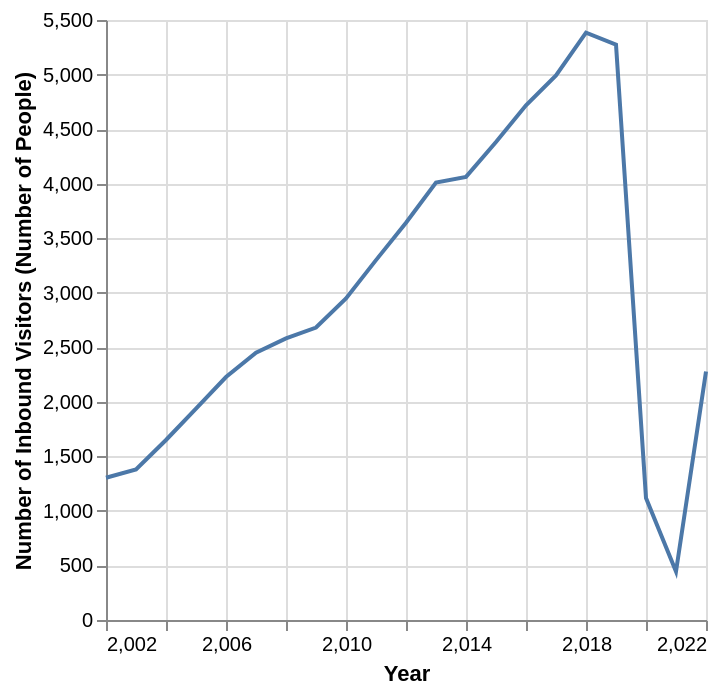

This figure's notebook cell:
### Code cell
visitors_country = (
    (tourism["indicator_code"] == "INBD_TRIP_TOTL_TOTL_VSTR") &
    (tourism["reporter_area_label"] == "Peru")
)

def visitors_country_chart(df):
    chart = alt.Chart(df).mark_line().encode(
        alt.X("year:Q").title("Year"),
        alt.Y("value").title("Number of Inbound Visitors (Number of People)")
    )

    return chart

# Render chart
visitors_country_chart(tourism[visitors_country])

### Figure 1 — Vega-Lite specification as saved in the notebook (floating-point values rounded to 4 significant figures)
{"config": {"view": {"continuousWidth": 300, "continuousHeight": 300}}, "data": {"name": "data-6e3cbeb9f2d75708e4b8a017555a542b"}, "mark": {"type": "line"}, "encoding": {"x": {"field": "year", "title": "Year", "type": "quantitative"}, "y": {"field": "value", "title": "Number of Inbound Visitors (Number of People)", "type": "quantitative"}}, "$schema": "https://vega.github.io/schema/vega-lite/v6.4.1.json", "datasets": {"data-6e3cbeb9f2d75708e4b8a017555a542b": [{"indicator_code": "INBD_TRIP_TOTL_TOTL_VSTR", "indicator_label": "inbound - trips - total - total - visitors", "reporter_area_code": 604, "reporter_area_label": "Peru", "year": 2002, "value": 1304.0, "unit": "thousand trips", "source": null, "notes": null, "flag": NaN, "flag_label": NaN, "indicator_previous_code": "CP_1_1", "partner_area_code": 999.0, "partner_area_label": "World", "region": "Americas"}, {"indicator_code": "INBD_TRIP_TOTL_TOTL_VSTR", "indicator_label": "inbound - trips - total - total - visitors", "reporter_area_code": 604, "reporter_area_label": "Peru", "year": 2003, "value": 1380.0, "unit": "thousand trips", "source": null, "notes": null, "flag": NaN, "flag_label": NaN, "indicator_previous_code": "CP_1_1", "partner_area_code": 999.0, "partner_area_label": "World", "region": "Americas"}, {"indicator_code": "INBD_TRIP_TOTL_TOTL_VSTR", "indicator_label": "inbound - trips - total - total - visitors", "reporter_area_code": 604, "reporter_area_label": "Peru", "year": 2004, "value": 1650.0, "unit": "thousand trips", "source": null, "notes": null, "flag": NaN, "flag_label": NaN, "indicator_previous_code": "CP_1_1", "partner_area_code": 999.0, "partner_area_label": "World", "region": "Americas"}, {"indicator_code": "INBD_TRIP_TOTL_TOTL_VSTR", "indicator_label": "inbound - trips - total - total - visitors", "reporter_area_code": 604, "reporter_area_label": "Peru", "year": 2005, "value": 1938.0, "unit": "thousand trips", "source": null, "notes": null, "flag": NaN, "flag_label": NaN, "indicator_previous_code": "CP_1_1", "partner_area_code": 999.0, "partner_area_label": "World", "region": "Americas"}, {"indicator_code": "INBD_TRIP_TOTL_TOTL_VSTR", "indicator_label": "inbound - trips - total - total - visitors", "reporter_area_code": 604, "reporter_area_label": "Peru", "year": 2006, "value": 2227.0, "unit": "thousand trips", "source": null, "notes": null, "flag": NaN, "flag_label": NaN, "indicator_previous_code": "CP_1_1", "partner_area_code": 999.0, "partner_area_label": "World", "region": "Americas"}, {"indicator_code": "INBD_TRIP_TOTL_TOTL_VSTR", "indicator_label": "inbound - trips - total - total - visitors", "reporter_area_code": 604, "reporter_area_label": "Peru", "year": 2007, "value": 2451.0, "unit": "thousand trips", "source": null, "notes": null, "flag": NaN, "flag_label": NaN, "indicator_previous_code": "CP_1_1", "partner_area_code": 999.0, "partner_area_label": "World", "region": "Americas"}, {"indicator_code": "INBD_TRIP_TOTL_TOTL_VSTR", "indicator_label": "inbound - trips - total - total - visitors", "reporter_area_code": 604, "reporter_area_label": "Peru", "year": 2008, "value": 2581.0, "unit": "thousand trips", "source": null, "notes": null, "flag": NaN, "flag_label": NaN, "indicator_previous_code": "CP_1_1", "partner_area_code": 999.0, "partner_area_label": "World", "region": "Americas"}, {"indicator_code": "INBD_TRIP_TOTL_TOTL_VSTR", "indicator_label": "inbound - trips - total - total - visitors", "reporter_area_code": 604, "reporter_area_label": "Peru", "year": 2009, "value": 2681.0, "unit": "thousand trips", "source": null, "notes": null, "flag": NaN, "flag_label": NaN, "indicator_previous_code": "CP_1_1", "partner_area_code": 999.0, "partner_area_label": "World", "region": "Americas"}, {"indicator_code": "INBD_TRIP_TOTL_TOTL_VSTR", "indicator_label": "inbound - trips - total - total - visitors", "reporter_area_code": 604, "reporter_area_label": "Peru", "year": 2010, "value": 2948.0, "unit": "thousand trips", "source": null, "notes": null, "flag": NaN, "flag_label": NaN, "indicator_previous_code": "CP_1_1", "partner_area_code": 999.0, "partner_area_label": "World", "region": "Americas"}, {"indicator_code": "INBD_TRIP_TOTL_TOTL_VSTR", "indicator_label": "inbound - trips - total - total - visitors", "reporter_area_code": 604, "reporter_area_label": "Peru", "year": 2011, "value": 3299.0, "unit": "thousand trips", "source": null, "notes": null, "flag": NaN, "flag_label": NaN, "indicator_previous_code": "CP_1_1", "partner_area_code": 999.0, "partner_area_label": "World", "region": "Americas"}, {"indicator_code": "INBD_TRIP_TOTL_TOTL_VSTR", "indicator_label": "inbound - trips - total - total - visitors", "reporter_area_code": 604, "reporter_area_label": "Peru", "year": 2012, "value": 3642.0, "unit": "thousand trips", "source": null, "notes": null, "flag": NaN, "flag_label": NaN, "indicator_previous_code": "CP_1_1", "partner_area_code": 999.0, "partner_area_label": "World", "region": "Americas"}, {"indicator_code": "INBD_TRIP_TOTL_TOTL_VSTR", "indicator_label": "inbound - trips - total - total - visitors", "reporter_area_code": 604, "reporter_area_label": "Peru", "year": 2013, "value": 4010.0, "unit": "thousand trips", "source": null, "notes": null, "flag": NaN, "flag_label": NaN, "indicator_previous_code": "CP_1_1", "partner_area_code": 999.0, "partner_area_label": "World", "region": "Americas"}, {"indicator_code": "INBD_TRIP_TOTL_TOTL_VSTR", "indicator_label": "inbound - trips - total - total - visitors", "reporter_area_code": 604, "reporter_area_label": "Peru", "year": 2014, "value": 4062.0, "unit": "thousand trips", "source": null, "notes": null, "flag": NaN, "flag_label": NaN, "indicator_previous_code": "CP_1_1", "partner_area_code": 999.0, "partner_area_label": "World", "region": "Americas"}, {"indicator_code": "INBD_TRIP_TOTL_TOTL_VSTR", "indicator_label": "inbound - trips - total - total - visitors", "reporter_area_code": 604, "reporter_area_label": "Peru", "year": 2015, "value": 4381.0, "unit": "thousand trips", "source": null, "notes": null, "flag": NaN, "flag_label": NaN, "indicator_previous_code": "CP_1_1", "partner_area_code": 999.0, "partner_area_label": "World", "region": "Americas"}, {"indicator_code": "INBD_TRIP_TOTL_TOTL_VSTR", "indicator_label": "inbound - trips - total - total - visitors", "reporter_area_code": 604, "reporter_area_label": "Peru", "year": 2016, "value": 4718.0, "unit": "thousand trips", "source": null, "notes": null, "flag": NaN, "flag_label": NaN, "indicator_previous_code": "CP_1_1", "partner_area_code": 999.0, "partner_area_label": "World", "region": "Americas"}, {"indicator_code": "INBD_TRIP_TOTL_TOTL_VSTR", "indicator_label": "inbound - trips - total - total - visitors", "reporter_area_code": 604, "reporter_area_label": "Peru", "year": 2017, "value": 4992.0, "unit": "thousand trips", "source": null, "notes": null, "flag": NaN, "flag_label": NaN, "indicator_previous_code": "CP_1_1", "partner_area_code": 999.0, "partner_area_label": "World", "region": "Americas"}, {"indicator_code": "INBD_TRIP_TOTL_TOTL_VSTR", "indicator_label": "inbound - trips - total - total - visitors", "reporter_area_code": 604, "reporter_area_label": "Peru", "year": 2018, "value": 5384.0, "unit": "thousand trips", "source": null, "notes": null, "flag": NaN, "flag_label": NaN, "indicator_previous_code": "CP_1_1", "partner_area_code": 999.0, "partner_area_label": "World", "region": "Americas"}, {"indicator_code": "INBD_TRIP_TOTL_TOTL_VSTR", "indicator_label": "inbound - trips - total - total - visitors", "reporter_area_code": 604, "reporter_area_label": "Peru", "year": 2019, "value": 5275.0, "unit": "thousand trips", "source": null, "notes": null, "flag": NaN, "flag_label": NaN, "indicator_previous_code": "CP_1_1", "partner_area_code": 999.0, "partner_area_label": "World", "region": "Americas"}, {"indicator_code": "INBD_TRIP_TOTL_TOTL_VSTR", "indicator_label": "inbound - trips - total - total - visitors", "reporter_area_code": 604, "reporter_area_label": "Peru", "year": 2020, "value": 1119.0, "unit": "thousand trips", "source": null, "notes": null, "flag": NaN, "flag_label": NaN, "indicator_previous_code": "CP_1_1", "partner_area_code": 999.0, "partner_area_label": "World", "region": "Americas"}, {"indicator_code": "INBD_TRIP_TOTL_TOTL_VSTR", "indicator_label": "inbound - trips - total - total - visitors", "reporter_area_code": 604, "reporter_area_label": "Peru", "year": 2021, "value": 444.0, "unit": "thousand trips", "source": null, "notes": null, "flag": NaN, "flag_label": NaN, "indicator_previous_code": "CP_1_1", "partner_area_code": 999.0, "partner_area_label": "World", "region": "Americas"}, {"indicator_code": "INBD_TRIP_TOTL_TOTL_VSTR", "indicator_label": "inbound - trips - total - total - visitors", "reporter_area_code": 604, "reporter_area_label": "Peru", "year": 2022, "value": 2278.0, "unit": "thousand trips", "source": null, "notes": null, "flag": NaN, "flag_label": NaN, "indicator_previous_code": "CP_1_1", "partner_area_code": 999.0, "partner_area_label": "World", "region": "Americas"}]}}
